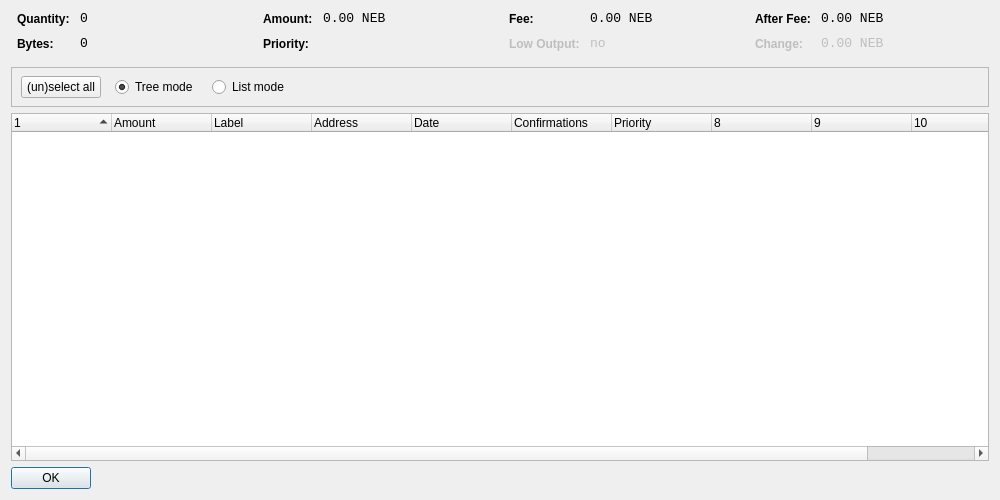
<?xml version="1.0" encoding="UTF-8"?>
<ui version="4.0">
 <class>CoinControlDialog</class>
 <widget class="QDialog" name="CoinControlDialog">
  <property name="geometry">
   <rect>
    <x>0</x>
    <y>0</y>
    <width>1000</width>
    <height>500</height>
   </rect>
  </property>
  <property name="windowTitle">
   <string>Coin Control</string>
  </property>
  <layout class="QVBoxLayout" name="verticalLayout">
   <item>
    <layout class="QHBoxLayout" name="horizontalLayoutTop" stretch="0,0,0,0">
     <property name="topMargin">
      <number>0</number>
     </property>
     <property name="bottomMargin">
      <number>10</number>
     </property>
     <item>
      <layout class="QFormLayout" name="formLayoutCoinControl1">
       <property name="horizontalSpacing">
        <number>10</number>
       </property>
       <property name="verticalSpacing">
        <number>10</number>
       </property>
       <property name="leftMargin">
        <number>6</number>
       </property>
       <property name="rightMargin">
        <number>6</number>
       </property>
       <item row="0" column="0">
        <widget class="QLabel" name="labelCoinControlQuantityText">
         <property name="styleSheet">
          <string notr="true">font-weight:bold;</string>
         </property>
         <property name="text">
          <string>Quantity:</string>
         </property>
        </widget>
       </item>
       <item row="0" column="1">
        <widget class="QLabel" name="labelCoinControlQuantity">
         <property name="font">
          <font>
           <family>Monospace</family>
           <pointsize>10</pointsize>
          </font>
         </property>
         <property name="cursor">
          <cursorShape>IBeamCursor</cursorShape>
         </property>
         <property name="contextMenuPolicy">
          <enum>Qt::ActionsContextMenu</enum>
         </property>
         <property name="text">
          <string notr="true">0</string>
         </property>
         <property name="textInteractionFlags">
          <set>Qt::LinksAccessibleByMouse|Qt::TextSelectableByKeyboard|Qt::TextSelectableByMouse</set>
         </property>
        </widget>
       </item>
       <item row="1" column="0">
        <widget class="QLabel" name="labelCoinControlBytesText">
         <property name="styleSheet">
          <string notr="true">font-weight:bold;</string>
         </property>
         <property name="text">
          <string>Bytes:</string>
         </property>
        </widget>
       </item>
       <item row="1" column="1">
        <widget class="QLabel" name="labelCoinControlBytes">
         <property name="font">
          <font>
           <family>Monospace</family>
           <pointsize>10</pointsize>
          </font>
         </property>
         <property name="cursor">
          <cursorShape>IBeamCursor</cursorShape>
         </property>
         <property name="contextMenuPolicy">
          <enum>Qt::ActionsContextMenu</enum>
         </property>
         <property name="text">
          <string notr="true">0</string>
         </property>
         <property name="textInteractionFlags">
          <set>Qt::LinksAccessibleByMouse|Qt::TextSelectableByKeyboard|Qt::TextSelectableByMouse</set>
         </property>
        </widget>
       </item>
      </layout>
     </item>
     <item>
      <layout class="QFormLayout" name="formLayoutCoinControl2">
       <property name="horizontalSpacing">
        <number>10</number>
       </property>
       <property name="verticalSpacing">
        <number>10</number>
       </property>
       <property name="leftMargin">
        <number>6</number>
       </property>
       <property name="rightMargin">
        <number>6</number>
       </property>
       <item row="0" column="0">
        <widget class="QLabel" name="labelCoinControlAmountText">
         <property name="styleSheet">
          <string notr="true">font-weight:bold;</string>
         </property>
         <property name="text">
          <string>Amount:</string>
         </property>
        </widget>
       </item>
       <item row="0" column="1">
        <widget class="QLabel" name="labelCoinControlAmount">
         <property name="font">
          <font>
           <family>Monospace</family>
           <pointsize>10</pointsize>
          </font>
         </property>
         <property name="cursor">
          <cursorShape>IBeamCursor</cursorShape>
         </property>
         <property name="contextMenuPolicy">
          <enum>Qt::ActionsContextMenu</enum>
         </property>
         <property name="text">
          <string notr="true">0.00 NEB</string>
         </property>
         <property name="textInteractionFlags">
          <set>Qt::LinksAccessibleByMouse|Qt::TextSelectableByKeyboard|Qt::TextSelectableByMouse</set>
         </property>
        </widget>
       </item>
       <item row="1" column="0">
        <widget class="QLabel" name="labelCoinControlPriorityText">
         <property name="styleSheet">
          <string notr="true">font-weight:bold;</string>
         </property>
         <property name="text">
          <string>Priority:</string>
         </property>
        </widget>
       </item>
       <item row="1" column="1">
        <widget class="QLabel" name="labelCoinControlPriority">
         <property name="font">
          <font>
           <family>Monospace</family>
           <pointsize>10</pointsize>
          </font>
         </property>
         <property name="cursor">
          <cursorShape>IBeamCursor</cursorShape>
         </property>
         <property name="contextMenuPolicy">
          <enum>Qt::ActionsContextMenu</enum>
         </property>
         <property name="text">
          <string/>
         </property>
         <property name="textInteractionFlags">
          <set>Qt::LinksAccessibleByMouse|Qt::TextSelectableByKeyboard|Qt::TextSelectableByMouse</set>
         </property>
        </widget>
       </item>
      </layout>
     </item>
     <item>
      <layout class="QFormLayout" name="formLayoutCoinControl3">
       <property name="horizontalSpacing">
        <number>10</number>
       </property>
       <property name="verticalSpacing">
        <number>10</number>
       </property>
       <property name="leftMargin">
        <number>6</number>
       </property>
       <property name="rightMargin">
        <number>6</number>
       </property>
       <item row="0" column="0">
        <widget class="QLabel" name="labelCoinControlFeeText">
         <property name="styleSheet">
          <string notr="true">font-weight:bold;</string>
         </property>
         <property name="text">
          <string>Fee:</string>
         </property>
        </widget>
       </item>
       <item row="0" column="1">
        <widget class="QLabel" name="labelCoinControlFee">
         <property name="font">
          <font>
           <family>Monospace</family>
           <pointsize>10</pointsize>
          </font>
         </property>
         <property name="cursor">
          <cursorShape>IBeamCursor</cursorShape>
         </property>
         <property name="contextMenuPolicy">
          <enum>Qt::ActionsContextMenu</enum>
         </property>
         <property name="text">
          <string notr="true">0.00 NEB</string>
         </property>
         <property name="textInteractionFlags">
          <set>Qt::LinksAccessibleByMouse|Qt::TextSelectableByKeyboard|Qt::TextSelectableByMouse</set>
         </property>
        </widget>
       </item>
       <item row="1" column="0">
        <widget class="QLabel" name="labelCoinControlLowOutputText">
         <property name="enabled">
          <bool>false</bool>
         </property>
         <property name="styleSheet">
          <string notr="true">font-weight:bold;</string>
         </property>
         <property name="text">
          <string>Low Output:</string>
         </property>
        </widget>
       </item>
       <item row="1" column="1">
        <widget class="QLabel" name="labelCoinControlLowOutput">
         <property name="enabled">
          <bool>false</bool>
         </property>
         <property name="font">
          <font>
           <family>Monospace</family>
           <pointsize>10</pointsize>
          </font>
         </property>
         <property name="cursor">
          <cursorShape>IBeamCursor</cursorShape>
         </property>
         <property name="contextMenuPolicy">
          <enum>Qt::ActionsContextMenu</enum>
         </property>
         <property name="text">
          <string notr="true">no</string>
         </property>
         <property name="textInteractionFlags">
          <set>Qt::LinksAccessibleByMouse|Qt::TextSelectableByKeyboard|Qt::TextSelectableByMouse</set>
         </property>
        </widget>
       </item>
      </layout>
     </item>
     <item>
      <layout class="QFormLayout" name="formLayoutCoinControl4">
       <property name="horizontalSpacing">
        <number>10</number>
       </property>
       <property name="verticalSpacing">
        <number>10</number>
       </property>
       <property name="leftMargin">
        <number>6</number>
       </property>
       <property name="rightMargin">
        <number>6</number>
       </property>
       <item row="0" column="0">
        <widget class="QLabel" name="labelCoinControlAfterFeeText">
         <property name="styleSheet">
          <string notr="true">font-weight:bold;</string>
         </property>
         <property name="text">
          <string>After Fee:</string>
         </property>
        </widget>
       </item>
       <item row="0" column="1">
        <widget class="QLabel" name="labelCoinControlAfterFee">
         <property name="font">
          <font>
           <family>Monospace</family>
           <pointsize>10</pointsize>
          </font>
         </property>
         <property name="cursor">
          <cursorShape>IBeamCursor</cursorShape>
         </property>
         <property name="contextMenuPolicy">
          <enum>Qt::ActionsContextMenu</enum>
         </property>
         <property name="text">
          <string notr="true">0.00 NEB</string>
         </property>
         <property name="textInteractionFlags">
          <set>Qt::LinksAccessibleByMouse|Qt::TextSelectableByKeyboard|Qt::TextSelectableByMouse</set>
         </property>
        </widget>
       </item>
       <item row="1" column="0">
        <widget class="QLabel" name="labelCoinControlChangeText">
         <property name="enabled">
          <bool>false</bool>
         </property>
         <property name="styleSheet">
          <string notr="true">font-weight:bold;</string>
         </property>
         <property name="text">
          <string>Change:</string>
         </property>
        </widget>
       </item>
       <item row="1" column="1">
        <widget class="QLabel" name="labelCoinControlChange">
         <property name="enabled">
          <bool>false</bool>
         </property>
         <property name="font">
          <font>
           <family>Monospace</family>
           <pointsize>10</pointsize>
          </font>
         </property>
         <property name="cursor">
          <cursorShape>IBeamCursor</cursorShape>
         </property>
         <property name="contextMenuPolicy">
          <enum>Qt::ActionsContextMenu</enum>
         </property>
         <property name="text">
          <string notr="true">0.00 NEB</string>
         </property>
         <property name="textInteractionFlags">
          <set>Qt::LinksAccessibleByMouse|Qt::TextSelectableByKeyboard|Qt::TextSelectableByMouse</set>
         </property>
        </widget>
       </item>
      </layout>
     </item>
    </layout>
   </item>
   <item>
    <widget class="QFrame" name="frame">
     <property name="minimumSize">
      <size>
       <width>0</width>
       <height>40</height>
      </size>
     </property>
     <property name="frameShape">
      <enum>QFrame::StyledPanel</enum>
     </property>
     <property name="frameShadow">
      <enum>QFrame::Sunken</enum>
     </property>
     <widget class="QWidget" name="horizontalLayoutWidget">
      <property name="geometry">
       <rect>
        <x>10</x>
        <y>0</y>
        <width>781</width>
        <height>41</height>
       </rect>
      </property>
      <layout class="QHBoxLayout" name="horizontalLayoutPanel" stretch="0,0,0,0,0">
       <property name="spacing">
        <number>14</number>
       </property>
       <item>
        <widget class="QPushButton" name="pushButtonSelectAll">
         <property name="sizePolicy">
          <sizepolicy hsizetype="Maximum" vsizetype="Fixed">
           <horstretch>0</horstretch>
           <verstretch>0</verstretch>
          </sizepolicy>
         </property>
         <property name="text">
          <string>(un)select all</string>
         </property>
        </widget>
       </item>
       <item>
        <widget class="QRadioButton" name="radioTreeMode">
         <property name="sizePolicy">
          <sizepolicy hsizetype="Maximum" vsizetype="Fixed">
           <horstretch>0</horstretch>
           <verstretch>0</verstretch>
          </sizepolicy>
         </property>
         <property name="text">
          <string>Tree mode</string>
         </property>
         <property name="checked">
          <bool>true</bool>
         </property>
        </widget>
       </item>
       <item>
        <widget class="QRadioButton" name="radioListMode">
         <property name="sizePolicy">
          <sizepolicy hsizetype="Maximum" vsizetype="Fixed">
           <horstretch>0</horstretch>
           <verstretch>0</verstretch>
          </sizepolicy>
         </property>
         <property name="text">
          <string>List mode</string>
         </property>
        </widget>
       </item>
       <item>
        <spacer name="horizontalSpacer">
         <property name="orientation">
          <enum>Qt::Horizontal</enum>
         </property>
         <property name="sizeHint" stdset="0">
          <size>
           <width>40</width>
           <height>20</height>
          </size>
         </property>
        </spacer>
       </item>
      </layout>
     </widget>
    </widget>
   </item>
   <item>
    <widget class="CoinControlTreeWidget" name="treeWidget">
     <property name="contextMenuPolicy">
      <enum>Qt::CustomContextMenu</enum>
     </property>
     <property name="sortingEnabled">
      <bool>false</bool>
     </property>
     <property name="columnCount">
      <number>11</number>
     </property>
     <attribute name="headerShowSortIndicator" stdset="0">
      <bool>true</bool>
     </attribute>
     <attribute name="headerStretchLastSection">
      <bool>false</bool>
     </attribute>
     <column>
      <property name="text">
       <string/>
      </property>
     </column>
     <column>
      <property name="text">
       <string>Amount</string>
      </property>
     </column>
     <column>
      <property name="text">
       <string>Label</string>
      </property>
     </column>
     <column>
      <property name="text">
       <string>Address</string>
      </property>
     </column>
     <column>
      <property name="text">
       <string>Date</string>
      </property>
     </column>
     <column>
      <property name="text">
       <string>Confirmations</string>
      </property>
      <property name="toolTip">
       <string>Confirmed</string>
      </property>
     </column>
     <column>
      <property name="text">
       <string>Priority</string>
      </property>
     </column>
     <column>
      <property name="text">
       <string/>
      </property>
     </column>
     <column>
      <property name="text">
       <string/>
      </property>
     </column>
     <column>
      <property name="text">
       <string/>
      </property>
     </column>
     <column>
      <property name="text">
       <string/>
      </property>
     </column>
    </widget>
   </item>
   <item>
    <widget class="QDialogButtonBox" name="buttonBox">
     <property name="sizePolicy">
      <sizepolicy hsizetype="Maximum" vsizetype="Fixed">
       <horstretch>0</horstretch>
       <verstretch>0</verstretch>
      </sizepolicy>
     </property>
     <property name="orientation">
      <enum>Qt::Horizontal</enum>
     </property>
     <property name="standardButtons">
      <set>QDialogButtonBox::Ok</set>
     </property>
    </widget>
   </item>
  </layout>
 </widget>
 <customwidgets>
  <customwidget>
   <class>CoinControlTreeWidget</class>
   <extends>QTreeWidget</extends>
   <header>coincontroltreewidget.h</header>
  </customwidget>
 </customwidgets>
 <resources/>
 <connections/>
</ui>
